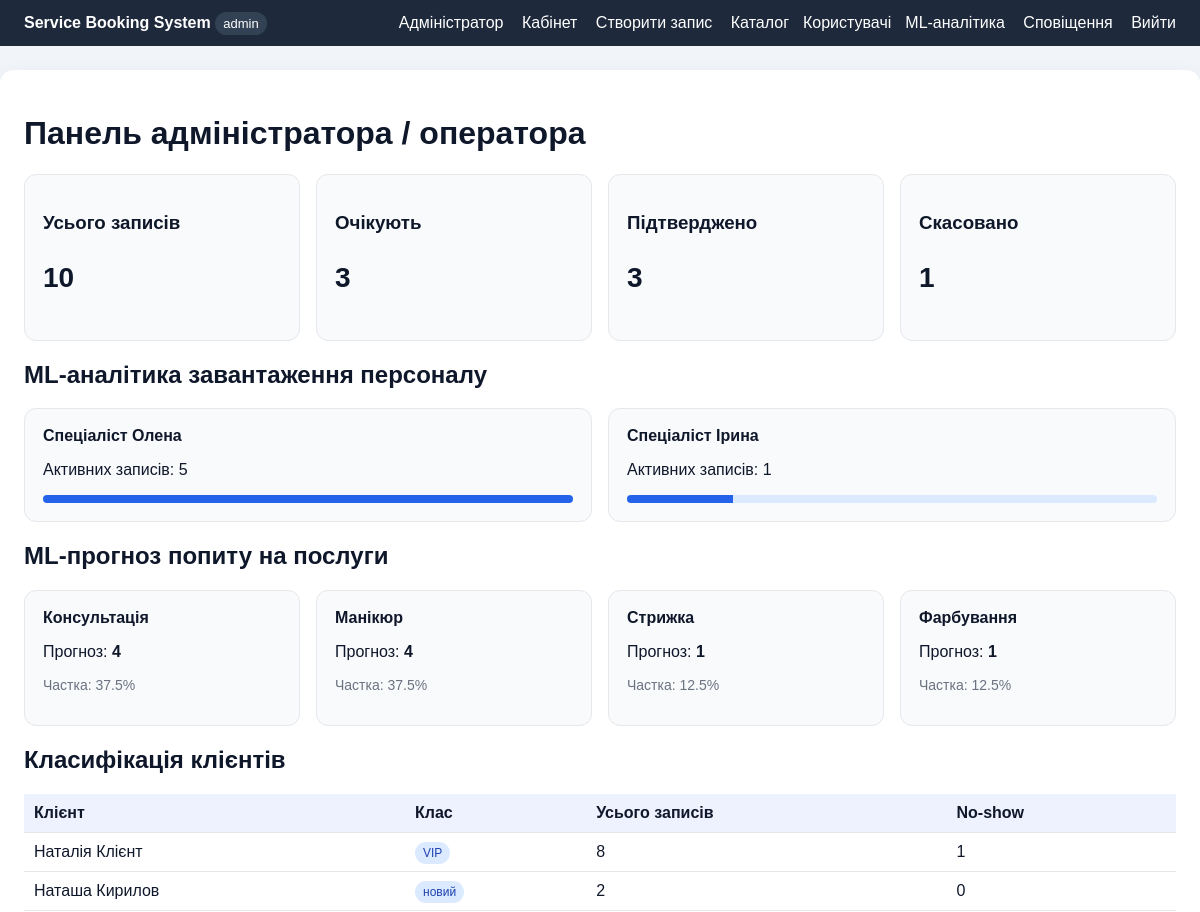
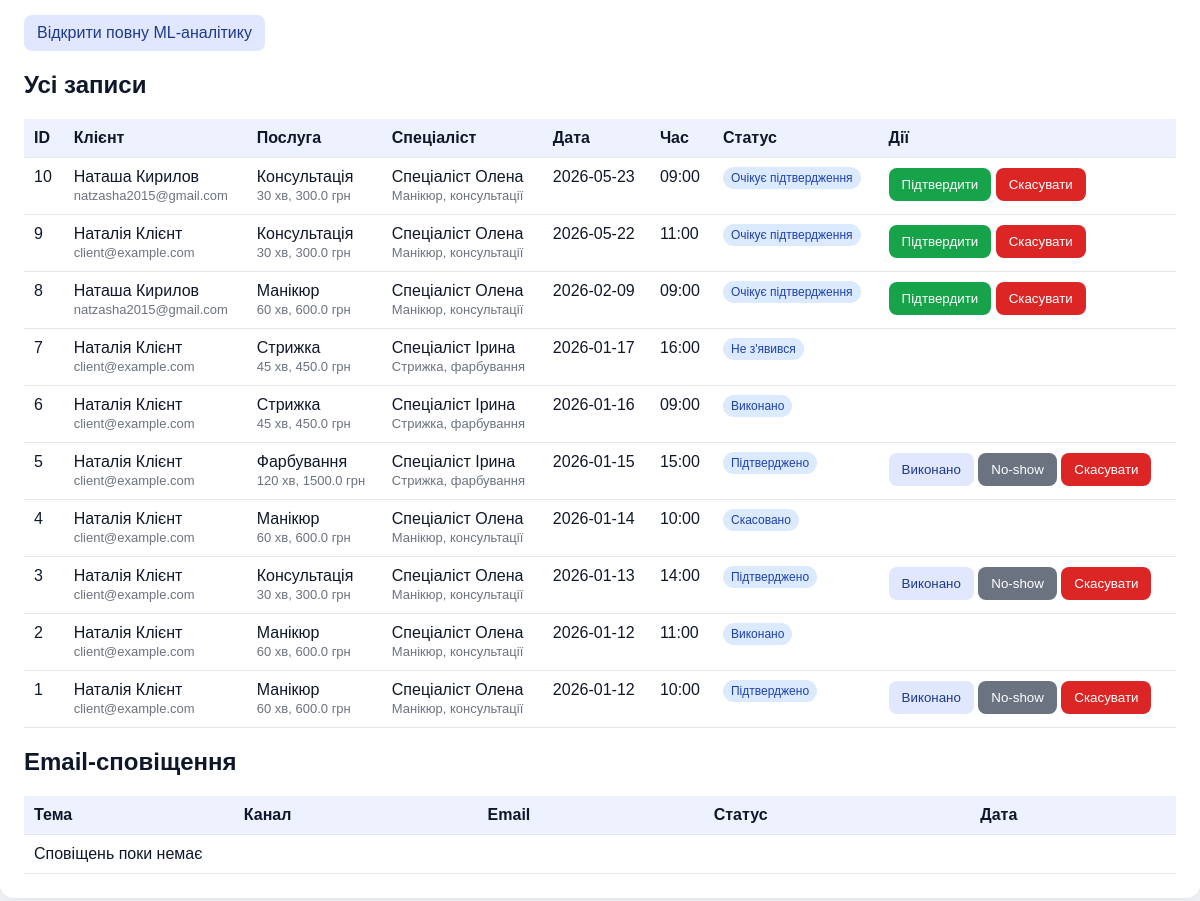
The page / (signed in) on the database its author committed (2 pictures, top to bottom).
### tables this page shows
CREATE TABLE users (
        id INTEGER PRIMARY KEY AUTOINCREMENT,
        name TEXT NOT NULL,
        email TEXT NOT NULL,
        login TEXT NOT NULL UNIQUE,
        password_hash TEXT NOT NULL,
        role TEXT NOT NULL CHECK(role IN ('client', 'admin', 'specialist')),
        status TEXT DEFAULT 'active',
        created_at TEXT DEFAULT CURRENT_TIMESTAMP
    );

CREATE TABLE services (
        id INTEGER PRIMARY KEY AUTOINCREMENT,
        name TEXT NOT NULL,
        category TEXT NOT NULL,
        duration_minutes INTEGER NOT NULL,
        price REAL NOT NULL,
        is_active INTEGER DEFAULT 1
    );

CREATE TABLE bookings (
        id INTEGER PRIMARY KEY AUTOINCREMENT,
        client_id INTEGER NOT NULL,
        service_id INTEGER NOT NULL,
        specialist_id INTEGER NOT NULL,
        booking_date TEXT NOT NULL,
        booking_time TEXT NOT NULL,
        status TEXT NOT NULL CHECK(status IN ('new', 'confirmed', 'cancelled', 'completed', 'no_show')),
        created_at TEXT DEFAULT CURRENT_TIMESTAMP,
        FOREIGN KEY(client_id) REFERENCES users(id),
        FOREIGN KEY(service_id) REFERENCES services(id),
        FOREIGN KEY(specialist_id) REFERENCES specialists(id),
        UNIQUE(specialist_id, booking_date, booking_time)
    );

CREATE TABLE specialists (
        id INTEGER PRIMARY KEY AUTOINCREMENT,
        user_id INTEGER NOT NULL,
        specialization TEXT NOT NULL,
        work_start TEXT DEFAULT '09:00',
        work_end TEXT DEFAULT '17:00',
        FOREIGN KEY(user_id) REFERENCES users(id)
    );

### app/app.py (the view, shortened to what this page needs)
    @app.route("/")
    @login_required
    def dashboard():
        role = session.get("role")
        notifications = get_notifications(session["user_id"])
        conn = get_connection()
        all_bookings = conn.execute("SELECT * FROM bookings").fetchall()
        if role == "client":
            bookings = get_bookings("WHERE b.client_id=?", (session["user_id"],))
            conn.close()
            return render_template("dashboard_client.html", bookings=bookings, notifications=notifications)
        bookings = get_bookings()
        stats = {
            "total": len(bookings),
            "new": sum(1 for b in bookings if b["status"] == "new"),
            "confirmed": sum(1 for b in bookings if b["status"] == "confirmed"),
            "cancelled": sum(1 for b in bookings if b["status"] == "cancelled"),
        }
        load_by_specialist = conn.execute("""
            SELECT su.name AS specialist_name, COUNT(b.id) AS total
            FROM specialists sp
            JOIN users su ON su.id=sp.user_id
            LEFT JOIN bookings b ON b.specialist_id=sp.id AND b.status IN ('new','confirmed')
            GROUP BY sp.id, su.name
            ORDER BY total DESC
        """).fetchall()
        services = conn.execute("SELECT * FROM services WHERE is_active=1 ORDER BY name").fetchall()
        clients = conn.execute("SELECT id, name FROM users WHERE role='client' ORDER BY name").fetchall()
        specialists = get_specialist_rows(conn)
        service_map = get_specialist_service_map(conn)
        demand_forecast = forecast_service_demand(bookings, services)
        client_classes = classify_all_clients(bookings, clients)
        schedule_plan = optimize_schedule(bookings, specialists)
        allocation = {}
        target_date = request.args.get("target_date", "2026-01-20")
        for service in services:
            allocation[service["id"]] = allocate_clients_to_specialists(bookings, specialists, service_map, service["id"], target_date)
        conn.close()
        return render_template(
            "dashboard_admin.html",
            bookings=bookings, notifications=notifications, stats=stats,
            load_by_specialist=load_by_specialist, demand_forecast=demand_forecast,
            client_classes=client_classes, schedule_plan=schedule_plan,
            allocation=allocation, services=services, target_date=target_date
        )

### app/db.py (called while the page is built)
def get_connection():
    DB_PATH.parent.mkdir(exist_ok=True)
    conn = sqlite3.connect(DB_PATH)
    conn.row_factory = sqlite3.Row
    return conn

### app/ml_recommender.py (called while the page is built)
def forecast_service_demand(bookings, services, horizon_days: int = 7):
    counts = Counter(b["service_id"] for b in bookings if b["status"] in ("new", "confirmed", "completed"))
    total = sum(counts.values()) or 1
    result = []
    for service in services:
        base = counts[service["id"]]
        share = base / total
        forecast = max(1, round(base * 0.6 + share * horizon_days)) if base else 1
        result.append({
            "service_id": service["id"],
            "service_name": service["name"],
            "history_count": base,
            "forecast": forecast,
            "share": round(share * 100, 1),
        })
    return sorted(result, key=lambda x: x["forecast"], reverse=True)

def classify_client(bookings, client_id: int):
    client_bookings = [b for b in bookings if b["client_id"] == client_id]
    completed = sum(1 for b in client_bookings if b["status"] == "completed")
    confirmed = sum(1 for b in client_bookings if b["status"] == "confirmed")
    active_score = completed + confirmed
    cancelled = sum(1 for b in client_bookings if b["status"] == "cancelled")
    no_show = sum(1 for b in client_bookings if b["status"] == "no_show")
    if no_show >= 2:
        label = "ризиковий"
    elif active_score >= 5 and cancelled <= 1:
        label = "VIP"
    elif active_score >= 2:
        label = "регулярний"
    else:
        label = "новий"
    return {
        "label": label,
        "total": len(client_bookings),
        "completed": completed,
        "confirmed": confirmed,
        "cancelled": cancelled,
        "no_show": no_show,
    }

def classify_all_clients(bookings, clients):
    return [{"client_id": c["id"], "client_name": c["name"], **classify_client(bookings, c["id"])} for c in clients]

### app/templates/dashboard_admin.html
{% extends 'base.html' %}
{% block content %}
<h1>Панель адміністратора / оператора</h1>
<div class="cards">
    <div class="card"><h3>Усього записів</h3><p style="font-size:28px"><b>{{ stats.total }}</b></p></div>
    <div class="card"><h3>Очікують</h3><p style="font-size:28px"><b>{{ stats.new }}</b></p></div>
    <div class="card"><h3>Підтверджено</h3><p style="font-size:28px"><b>{{ stats.confirmed }}</b></p></div>
    <div class="card"><h3>Скасовано</h3><p style="font-size:28px"><b>{{ stats.cancelled }}</b></p></div>
</div>
<h2>ML-аналітика завантаження персоналу</h2>
<div class="cards">
{% for row in load_by_specialist %}
<div class="card"><b>{{ row.specialist_name }}</b><p>Активних записів: {{ row.total }}</p><div class="bar"><span style="width:{{ [row.total*20,100]|min }}%"></span></div></div>
{% endfor %}
</div>
<h2>ML-прогноз попиту на послуги</h2>
<div class="cards">
{% for row in demand_forecast %}
<div class="card"><b>{{ row.service_name }}</b><p>Прогноз: <b>{{ row.forecast }}</b></p><p class="muted">Частка: {{ row.share }}%</p></div>
{% endfor %}
</div>
<h2>Класифікація клієнтів</h2>
<table><tr><th>Клієнт</th><th>Клас</th><th>Усього записів</th><th>No-show</th></tr>{% for c in client_classes %}<tr><td>{{ c.client_name }}</td><td><span class="badge">{{ c.label }}</span></td><td>{{ c.total }}</td><td>{{ c.no_show }}</td></tr>{% endfor %}</table>
<p><a class="btn light" href="{{ url_for('analytics') }}">Відкрити повну ML-аналітику</a></p>
<h2>Усі записи</h2>
{% include '_bookings_table.html' %}
{% include '_notifications_block.html' %}
{% endblock %}

### app/templates/base.html (shortened to what this page needs)
<!doctype html>
<html lang="uk">
<head>
</head>
<body>
<div class="nav">
    <div><strong>Service Booking System</strong> {% if session.role %}<span class="role">{{ session.role }}</span>{% endif %}</div>
    <div>
        {% if session.user_id %}
            <span>{{ session.name }}</span>
            <a href="{{ url_for('dashboard') }}">Кабінет</a>
            {% if session.role in ['client','admin'] %}<a href="{{ url_for('new_booking') }}">Створити запис</a>{% endif %}
            {% if session.role == 'admin' %}<a href="{{ url_for('catalog') }}">Каталог</a><a href="{{ url_for('users_admin') }}">Користувачі</a><a href="{{ url_for('analytics') }}">ML-аналітика</a>{% endif %}
            <a href="{{ url_for('notifications') }}">Сповіщення</a>
            <a href="{{ url_for('logout') }}">Вийти</a>
        {% else %}
            <a href="{{ url_for('login') }}">Вхід</a>
            <a href="{{ url_for('register') }}">Реєстрація</a>
        {% endif %}
    </div>
</div>
<div class="container">
    {% block content %}{% endblock %}
</div>
</body>
</html>

### app/templates/_bookings_table.html
<table>
    <tr><th>ID</th><th>Клієнт</th><th>Послуга</th><th>Спеціаліст</th><th>Дата</th><th>Час</th><th>Статус</th><th>Дії</th></tr>
    {% for b in bookings %}
    <tr>
        <td>{{ b.id }}</td>
        <td>{{ b.client_name }}<br><span class="muted mini">{{ b.client_email }}</span></td>
        <td>{{ b.service_name }}<br><span class="muted mini">{{ b.duration_minutes }} хв, {{ b.price }} грн</span></td>
        <td>{{ b.specialist_name }}<br><span class="muted mini">{{ b.specialization }}</span></td>
        <td>{{ b.booking_date }}</td><td>{{ b.booking_time }}</td><td><span class="badge">{{ status_labels[b.status] }}</span></td>
        <td class="actions">
            {% if session.role == 'admin' and b.status == 'new' %}<form method="post" action="{{ url_for('confirm_booking', booking_id=b.id) }}"><button class="btn success">Підтвердити</button></form>{% endif %}
            {% if session.role in ['admin','specialist'] and b.status == 'confirmed' %}<form method="post" action="{{ url_for('complete_booking', booking_id=b.id) }}"><button class="btn light">Виконано</button></form>{% endif %}
            {% if session.role in ['admin','specialist'] and b.status == 'confirmed' %}<form method="post" action="{{ url_for('no_show_booking', booking_id=b.id) }}"><button class="btn secondary">No-show</button></form>{% endif %}
            {% if session.role in ['admin','client'] and b.status not in ['cancelled','completed','no_show'] %}<form method="post" action="{{ url_for('cancel_booking', booking_id=b.id) }}"><button class="btn danger">Скасувати</button></form>{% endif %}
        </td>
    </tr>
    {% else %}<tr><td colspan="8">Записів немає</td></tr>{% endfor %}
</table>

### app/templates/_notifications_block.html
<h2>Email-сповіщення</h2>
<table>
<tr><th>Тема</th><th>Канал</th><th>Email</th><th>Статус</th><th>Дата</th></tr>
{% for n in notifications %}
<tr>
<td>{{ n.subject }}<br><span class="muted mini">{{ n.message }}</span></td>
<td>{{ n.channel }}</td>
<td>{{ n.email_to }}</td>
<td>{% if n.is_sent %}<span class="email-ok">сформовано/надіслано</span>{% else %}<span class="email-err">помилка</span>{% endif %}{% if n.error %}<br><span class="muted">{{ n.error }}</span>{% endif %}</td>
<td>{{ n.created_at }}</td>
</tr>
{% else %}<tr><td colspan="5">Сповіщень поки немає</td></tr>{% endfor %}
</table>

### app/templates/base.html (style rules this page uses)
body { font-family:Arial,sans-serif;margin:0;background:#f1f5f9;color:#0f172a }
.nav { background:#1e293b;color:white;padding:14px 24px;display:flex;justify-content:space-between;align-items:center }
.nav a { color:white;margin-left:14px;text-decoration:none }
.container { max-width:1180px;margin:24px auto;background:white;padding:24px;border-radius:14px;box-shadow:0 6px 20px #0001 }
table { width:100%;border-collapse:collapse;margin-top:16px }
th,td { padding:10px;border-bottom:1px solid #e5e7eb;text-align:left;vertical-align:top }
th { background:#eef2ff }
.btn { border:0;border-radius:8px;padding:9px 13px;background:#2563eb;color:white;cursor:pointer;text-decoration:none;display:inline-block }
.btn.secondary { background:#6b7280 }
.btn.danger { background:#dc2626 }
.btn.success { background:#16a34a }
.btn.light { background:#e0e7ff;color:#1e3a8a }
.cards { display:grid;grid-template-columns:repeat(auto-fit,minmax(230px,1fr));gap:16px }
.card { background:#f8fafc;border:1px solid #e5e7eb;padding:18px;border-radius:12px }
.muted { color:#6b7280;font-size:14px }
.actions form { display:inline }
.role { font-size:13px;background:#334155;padding:4px 8px;border-radius:999px }
.badge { padding:4px 8px;border-radius:999px;background:#dbeafe;color:#1e40af;font-size:12px }
.mini { font-size:13px }
.bar { height:8px;background:#dbeafe;border-radius:6px;overflow:hidden }
.bar span { display:block;height:8px;background:#2563eb }

### rows shown on the page
users: specialist_name "Спеціаліст Олена", total "5", {{ [row.total*20,100]|min }} 100 (drawn)
users: specialist_name "Спеціаліст Ірина", total "1", {{ [row.total*20,100]|min }} 20 (drawn)
services: service_name "Консультація", forecast "4", share "37.5"
services: service_name "Манікюр", forecast "4", share "37.5"
services: service_name "Стрижка", forecast "1", share "12.5"
services: service_name "Фарбування", forecast "1", share "12.5"
users: client_name "Наталія Клієнт", label "VIP", total "8", no_show "1"
users: client_name "Наташа Кирилов", label "новий", total "2", no_show "0"
bookings: id "10", client_name "Наташа Кирилов", client_email "natzasha2015@gmail.com", service_name "Консультація", duration_minutes "30", price "300.0", specialist_name "Спеціаліст Олена", specialization "Манікюр, консультації", booking_date "2026-05-23", booking_time "09:00", status "Очікує підтвердження"
bookings: id "9", client_name "Наталія Клієнт", client_email "client@example.com", service_name "Консультація", duration_minutes "30", price "300.0", specialist_name "Спеціаліст Олена", specialization "Манікюр, консультації", booking_date "2026-05-22", booking_time "11:00", status "Очікує підтвердження"
bookings: id "8", client_name "Наташа Кирилов", client_email "natzasha2015@gmail.com", service_name "Манікюр", duration_minutes "60", price "600.0", specialist_name "Спеціаліст Олена", specialization "Манікюр, консультації", booking_date "2026-02-09", booking_time "09:00", status "Очікує підтвердження"
bookings: id "7", client_name "Наталія Клієнт", client_email "client@example.com", service_name "Стрижка", duration_minutes "45", price "450.0", specialist_name "Спеціаліст Ірина", specialization "Стрижка, фарбування", booking_date "2026-01-17", booking_time "16:00", status "Не з'явився"
bookings: id "6", client_name "Наталія Клієнт", client_email "client@example.com", service_name "Стрижка", duration_minutes "45", price "450.0", specialist_name "Спеціаліст Ірина", specialization "Стрижка, фарбування", booking_date "2026-01-16", booking_time "09:00", status "Виконано"
bookings: id "5", client_name "Наталія Клієнт", client_email "client@example.com", service_name "Фарбування", duration_minutes "120", price "1500.0", specialist_name "Спеціаліст Ірина", specialization "Стрижка, фарбування", booking_date "2026-01-15", booking_time "15:00", status "Підтверджено"
bookings: id "4", client_name "Наталія Клієнт", client_email "client@example.com", service_name "Манікюр", duration_minutes "60", price "600.0", specialist_name "Спеціаліст Олена", specialization "Манікюр, консультації", booking_date "2026-01-14", booking_time "10:00", status "Скасовано"
bookings: id "3", client_name "Наталія Клієнт", client_email "client@example.com", service_name "Консультація", duration_minutes "30", price "300.0", specialist_name "Спеціаліст Олена", specialization "Манікюр, консультації", booking_date "2026-01-13", booking_time "14:00", status "Підтверджено"
bookings: id "2", client_name "Наталія Клієнт", client_email "client@example.com", service_name "Манікюр", duration_minutes "60", price "600.0", specialist_name "Спеціаліст Олена", specialization "Манікюр, консультації", booking_date "2026-01-12", booking_time "11:00", status "Виконано"
bookings: id "1", client_name "Наталія Клієнт", client_email "client@example.com", service_name "Манікюр", duration_minutes "60", price "600.0", specialist_name "Спеціаліст Олена", specialization "Манікюр, консультації", booking_date "2026-01-12", booking_time "10:00", status "Підтверджено"

### other values the page prints
{{ session.role }} "admin"
{{ session.name }} "Адміністратор"
{{ stats.total }} "10"
{{ stats.new }} "3"
{{ stats.confirmed }} "3"
{{ stats.cancelled }} "1"
